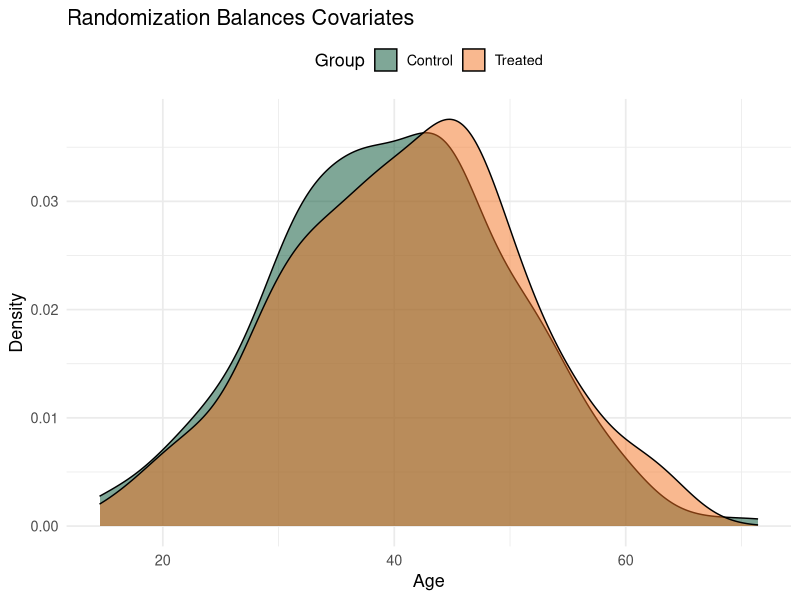
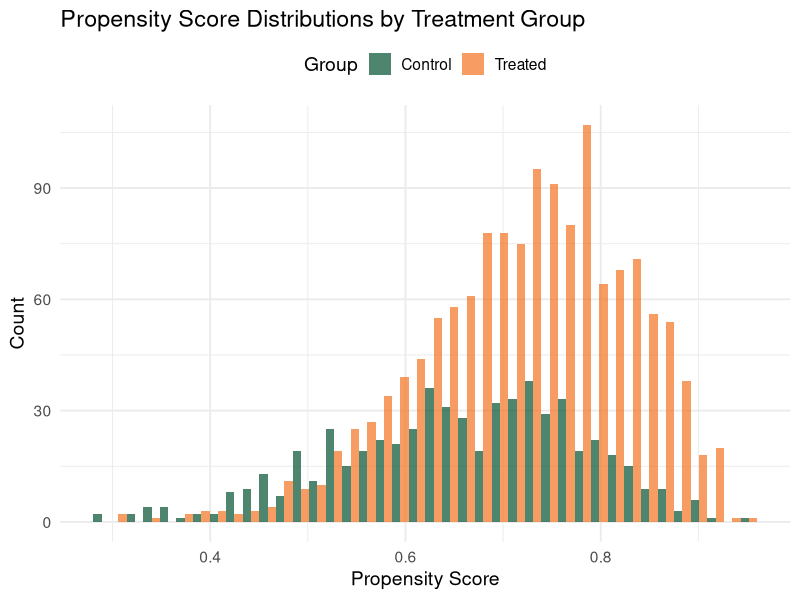
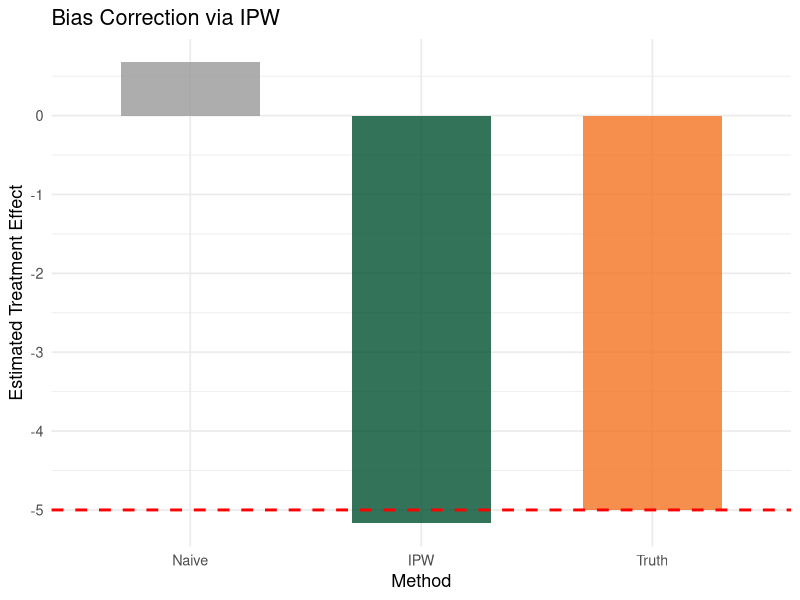
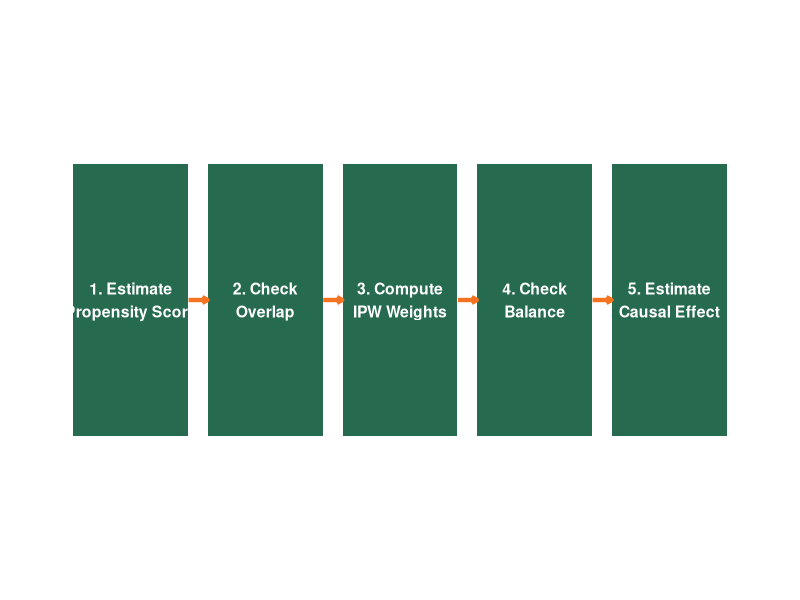
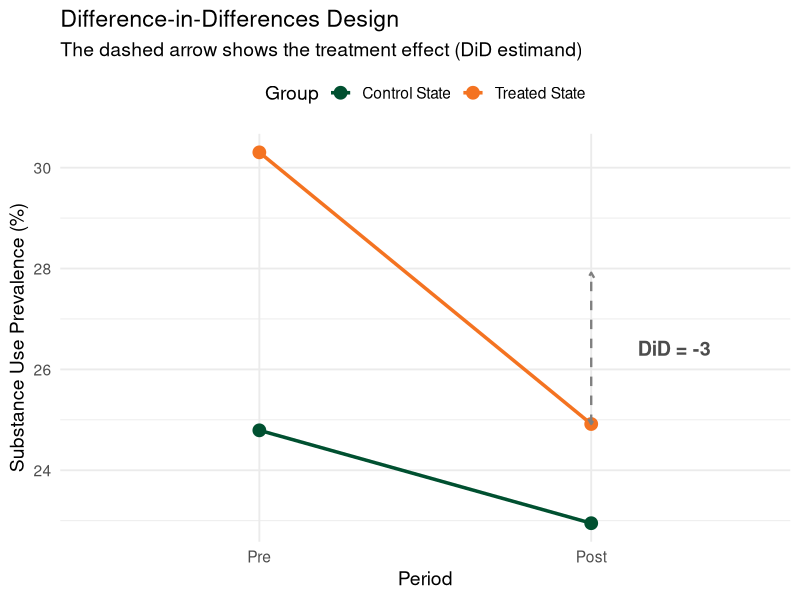
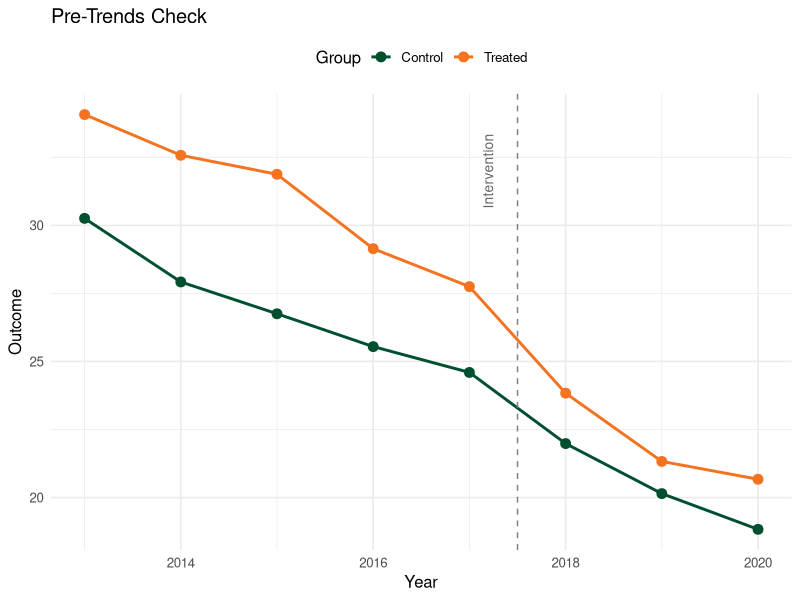

These charts were generated, in order, by the following R code:
## ---- chunk 1
#| echo: false
#| include: false

library(tidyverse)
library(broom)
library(knitr)

set.seed(2026)
## ---- chunk 2
#| echo: false
#| fig-width: 5
#| fig-height: 4

set.seed(2026)
n <- 500
rct_data <- tibble(
    age = rnorm(n, 40, 10),
    treatment = sample(c(0, 1), n, replace = TRUE)
) |>
    mutate(treatment_label = ifelse(treatment == 1, "Treated", "Control"))

ggplot(rct_data, aes(x = age, fill = treatment_label)) +
    geom_density(alpha = 0.5) +
    scale_fill_manual(
        values = c("Control" = "#005030", "Treated" = "#F47321")
    ) +
    labs(
        x = "Age",
        y = "Density",
        fill = "Group",
        title = "Randomization Balances Covariates"
    ) +
    theme_minimal(base_size = 13) +
    theme(legend.position = "top")
## ---- chunk 3
#| echo: true

set.seed(2026)
n <- 2000
true_effect <- -5

sim_data <- tibble(
    baseline_risk = rnorm(n, 50, 10),
    treatment_rct = sample(c(0, 1), n, replace = TRUE),
    treatment_obs = rbinom(n, 1, plogis(-2 + 0.06 * baseline_risk)),
    y_rct = baseline_risk + true_effect * treatment_rct + rnorm(n, 0, 5),
    y_obs = baseline_risk + true_effect * treatment_obs + rnorm(n, 0, 5)
)
## ---- chunk 4
#| echo: true

lm(y_rct ~ treatment_rct, data = sim_data) |>
    tidy(conf.int = TRUE) |>
    filter(term == "treatment_rct") |>
    select(term, estimate, std.error, conf.low, conf.high) |>
    mutate(across(where(is.numeric), \(x) round(x, 2))) |>
    kable()
## ---- chunk 5
#| echo: true

lm(y_obs ~ treatment_obs, data = sim_data) |>
    tidy(conf.int = TRUE) |>
    filter(term == "treatment_obs") |>
    select(term, estimate, std.error, conf.low, conf.high) |>
    mutate(across(where(is.numeric), \(x) round(x, 2))) |>
    kable()
## ---- chunk 6
#| echo: true

sim_data |>
    summarise(
        mean_risk = round(mean(baseline_risk), 1),
        n = n(),
        .by = treatment_obs
    ) |>
    mutate(group = ifelse(treatment_obs == 1, "Treated", "Control")) |>
    select(group, mean_risk, n) |>
    kable()
## ---- chunk 7
#| echo: true

ps_model <- glm(
    treatment_obs ~ baseline_risk,
    data = sim_data,
    family = binomial
)

sim_data <- sim_data |>
    mutate(ps = predict(ps_model, type = "response"))

tidy(ps_model) |>
    mutate(across(where(is.numeric), \(x) round(x, 3))) |>
    kable()
## ---- chunk 8
#| echo: true
#| fig-width: 10
#| fig-height: 4.5

sim_data |>
    mutate(group = ifelse(treatment_obs == 1, "Treated", "Control")) |>
    ggplot(aes(x = ps, fill = group)) +
    geom_histogram(
        position = position_dodge(),
        bins = 40,
        alpha = 0.7
    ) +
    scale_fill_manual(
        values = c("Control" = "#005030", "Treated" = "#F47321")
    ) +
    labs(
        x = "Propensity Score",
        y = "Count",
        fill = "Group",
        title = "Propensity Score Distributions by Treatment Group"
    ) +
    theme_minimal(base_size = 14) +
    theme(legend.position = "top")
## ---- chunk 9
#| echo: true

sim_data <- sim_data |>
    mutate(
        ipw = case_when(
            treatment_obs == 1 ~ 1 / ps,
            treatment_obs == 0 ~ 1 / (1 - ps)
        )
    )

sim_data |>
    summarise(
        min_weight = round(min(ipw), 2),
        median_weight = round(median(ipw), 2),
        max_weight = round(max(ipw), 2),
        mean_weight = round(mean(ipw), 2),
        .by = treatment_obs
    ) |>
    mutate(group = ifelse(treatment_obs == 1, "Treated", "Control")) |>
    select(group, min_weight, median_weight, max_weight, mean_weight) |>
    kable()
## ---- chunk 10
#| echo: true
#| fig-width: 10
#| fig-height: 4.5

balance_data <- bind_rows(
    sim_data |>
        mutate(
            group = ifelse(treatment_obs == 1, "Treated", "Control"),
            method = "Unweighted"
        ),
    sim_data |>
        mutate(
            group = ifelse(treatment_obs == 1, "Treated", "Control"),
            method = "IPW-Weighted"
        )
)

unweighted_means <- sim_data |>
    summarise(mean_risk = mean(baseline_risk), .by = treatment_obs)

weighted_means <- sim_data |>
    summarise(
        mean_risk = weighted.mean(baseline_risk, w = ipw),
        .by = treatment_obs
    )

bind_rows(
    unweighted_means |> mutate(method = "Unweighted"),
    weighted_means |> mutate(method = "IPW-Weighted")
) |>
    mutate(
        group = ifelse(treatment_obs == 1, "Treated", "Control"),
        mean_risk = round(mean_risk, 2)
    ) |>
    select(method, group, mean_risk) |>
    pivot_wider(names_from = group, values_from = mean_risk) |>
    mutate(Difference = Treated - Control) |>
    kable()
## ---- chunk 11
#| echo: true

ipw_model <- lm(
    y_obs ~ treatment_obs,
    data = sim_data,
    weights = ipw
)

bind_rows(
    tidy(lm(y_obs ~ treatment_obs, data = sim_data)) |>
        filter(term == "treatment_obs") |>
        mutate(method = "Naive (unadjusted)"),
    tidy(ipw_model) |>
        filter(term == "treatment_obs") |>
        mutate(method = "IPW-weighted")
) |>
    select(method, estimate, std.error) |>
    mutate(
        across(where(is.numeric), \(x) round(x, 2)),
        true_effect = true_effect
    ) |>
    kable()
## ---- chunk 12
#| echo: false
#| fig-width: 5
#| fig-height: 4

tibble(
    Method = c("Naive", "IPW", "Truth"),
    Estimate = c(
        coef(lm(y_obs ~ treatment_obs, data = sim_data))["treatment_obs"],
        coef(ipw_model)["treatment_obs"],
        true_effect
    )
) |>
    mutate(Method = factor(Method, levels = c("Naive", "IPW", "Truth"))) |>
    ggplot(aes(x = Method, y = Estimate, fill = Method)) +
    geom_col(alpha = 0.8, width = 0.6) +
    geom_hline(
        yintercept = true_effect,
        linetype = "dashed",
        color = "red",
        linewidth = 1
    ) +
    scale_fill_manual(
        values = c("Naive" = "grey60", "IPW" = "#005030", "Truth" = "#F47321")
    ) +
    labs(
        y = "Estimated Treatment Effect",
        title = "Bias Correction via IPW"
    ) +
    theme_minimal(base_size = 13) +
    theme(legend.position = "none")
## ---- chunk 13
#| echo: false
#| fig-width: 10
#| fig-height: 2

tibble(
    step = factor(
        c(
            "1. Estimate\nPropensity Score",
            "2. Check\nOverlap",
            "3. Compute\nIPW Weights",
            "4. Check\nBalance",
            "5. Estimate\nCausal Effect"
        ),
        levels = c(
            "1. Estimate\nPropensity Score",
            "2. Check\nOverlap",
            "3. Compute\nIPW Weights",
            "4. Check\nBalance",
            "5. Estimate\nCausal Effect"
        )
    ),
    x = 1:5,
    y = 1
) |>
    ggplot(aes(x = x, y = y)) +
    geom_tile(width = 0.85, height = 0.6, fill = "#005030", alpha = 0.85) +
    geom_text(aes(label = step), color = "white", size = 4, fontface = "bold") +
    geom_segment(
        data = tibble(x = 1.5:4.5, xend = 1.5:4.5, y = 1, yend = 1),
        aes(x = x - 0.07, xend = x + 0.07, y = y, yend = y),
        arrow = arrow(length = unit(0.15, "cm")),
        color = "#F47321",
        linewidth = 1.5
    ) +
    xlim(0.3, 5.7) +
    ylim(0.4, 1.6) +
    theme_void()
## ---- chunk 14
#| echo: true

set.seed(2026)
n_per_cell <- 500
true_did_effect <- -3

did_data <- tibble(
    state = rep(c("Treated State", "Control State"), each = n_per_cell * 2),
    period = rep(rep(c("Pre", "Post"), each = n_per_cell), 2),
    treat = ifelse(state == "Treated State", 1, 0),
    post = ifelse(period == "Post", 1, 0)
) |>
    mutate(
        y = 25 +
            5 * treat +
            (-2) * post +
            true_did_effect * treat * post +
            rnorm(n(), 0, 8)
    )
## ---- chunk 15
#| echo: false
#| fig-width: 10
#| fig-height: 5

did_means <- did_data |>
    summarise(mean_y = mean(y), .by = c(state, period)) |>
    mutate(period = factor(period, levels = c("Pre", "Post")))

ggplot(did_means, aes(x = period, y = mean_y, color = state, group = state)) +
    geom_point(size = 4) +
    geom_line(linewidth = 1.2) +
    geom_segment(
        data = did_means |>
            filter(state == "Treated State", period == "Post"),
        aes(
            x = "Post",
            xend = "Post",
            y = mean_y,
            yend = mean_y - true_did_effect
        ),
        linetype = "dashed",
        color = "grey50",
        linewidth = 0.8,
        arrow = arrow(length = unit(0.15, "cm"), ends = "both")
    ) +
    annotate(
        "text",
        x = 2.25,
        y = did_means$mean_y[
            did_means$state == "Treated State" &
                did_means$period == "Post"
        ] -
            true_did_effect / 2,
        label = paste0("DiD = ", true_did_effect),
        color = "grey30",
        size = 5,
        fontface = "bold"
    ) +
    scale_color_manual(
        values = c("Control State" = "#005030", "Treated State" = "#F47321")
    ) +
    labs(
        x = "Period",
        y = "Substance Use Prevalence (%)",
        color = "Group",
        title = "Difference-in-Differences Design",
        subtitle = "The dashed arrow shows the treatment effect (DiD estimand)"
    ) +
    theme_minimal(base_size = 14) +
    theme(legend.position = "top")
## ---- chunk 16
#| echo: true

did_model <- lm(y ~ treat + post + treat:post, data = did_data)

tidy(did_model, conf.int = TRUE) |>
    mutate(across(where(is.numeric), \(x) round(x, 2))) |>
    kable()
## ---- chunk 17
#| echo: false
#| fig-width: 5
#| fig-height: 4

set.seed(2026)
multi_period <- expand_grid(
    state = c("Treated", "Control"),
    year = 2013:2020,
    id = 1:200
) |>
    mutate(
        treat = ifelse(state == "Treated", 1, 0),
        post = ifelse(year >= 2018, 1, 0),
        y = 30 +
            4 * treat +
            (-1.5) * (year - 2013) +
            (-3) * treat * post +
            rnorm(n(), 0, 6)
    )

multi_means <- multi_period |>
    summarise(mean_y = mean(y), .by = c(state, year))

ggplot(
    multi_means,
    aes(
        x = year,
        y = mean_y,
        color = state,
        group = state
    )
) +
    geom_point(size = 3) +
    geom_line(linewidth = 1) +
    geom_vline(
        xintercept = 2017.5,
        linetype = "dashed",
        color = "grey50"
    ) +
    annotate(
        "text",
        x = 2017.3,
        y = 32,
        label = "Intervention",
        angle = 90,
        vjust = -0.5,
        color = "grey40",
        size = 3.5
    ) +
    scale_color_manual(
        values = c(
            "Control" = "#005030",
            "Treated" = "#F47321"
        )
    ) +
    labs(
        x = "Year",
        y = "Outcome",
        color = "Group",
        title = "Pre-Trends Check"
    ) +
    theme_minimal(base_size = 12) +
    theme(legend.position = "top")
## ---- chunk 18
#| echo: true

results <- tibble(
    Method = c(
        "1. Naive (no adjustment)",
        "2. Adjust for confounder",
        "3. IPW",
        "4. RCT (gold standard)"
    ),
    Estimate = c(
        coef(lm(y_obs ~ treatment_obs, data = sim_data))["treatment_obs"],
        coef(lm(y_obs ~ treatment_obs + baseline_risk, data = sim_data))[
            "treatment_obs"
        ],
        coef(lm(y_obs ~ treatment_obs, data = sim_data, weights = ipw))[
            "treatment_obs"
        ],
        coef(lm(y_rct ~ treatment_rct, data = sim_data))["treatment_rct"]
    ),
    True_Effect = true_effect
) |>
    mutate(
        Bias = round(Estimate - True_Effect, 2),
        Estimate = round(Estimate, 2)
    )

kable(results)
